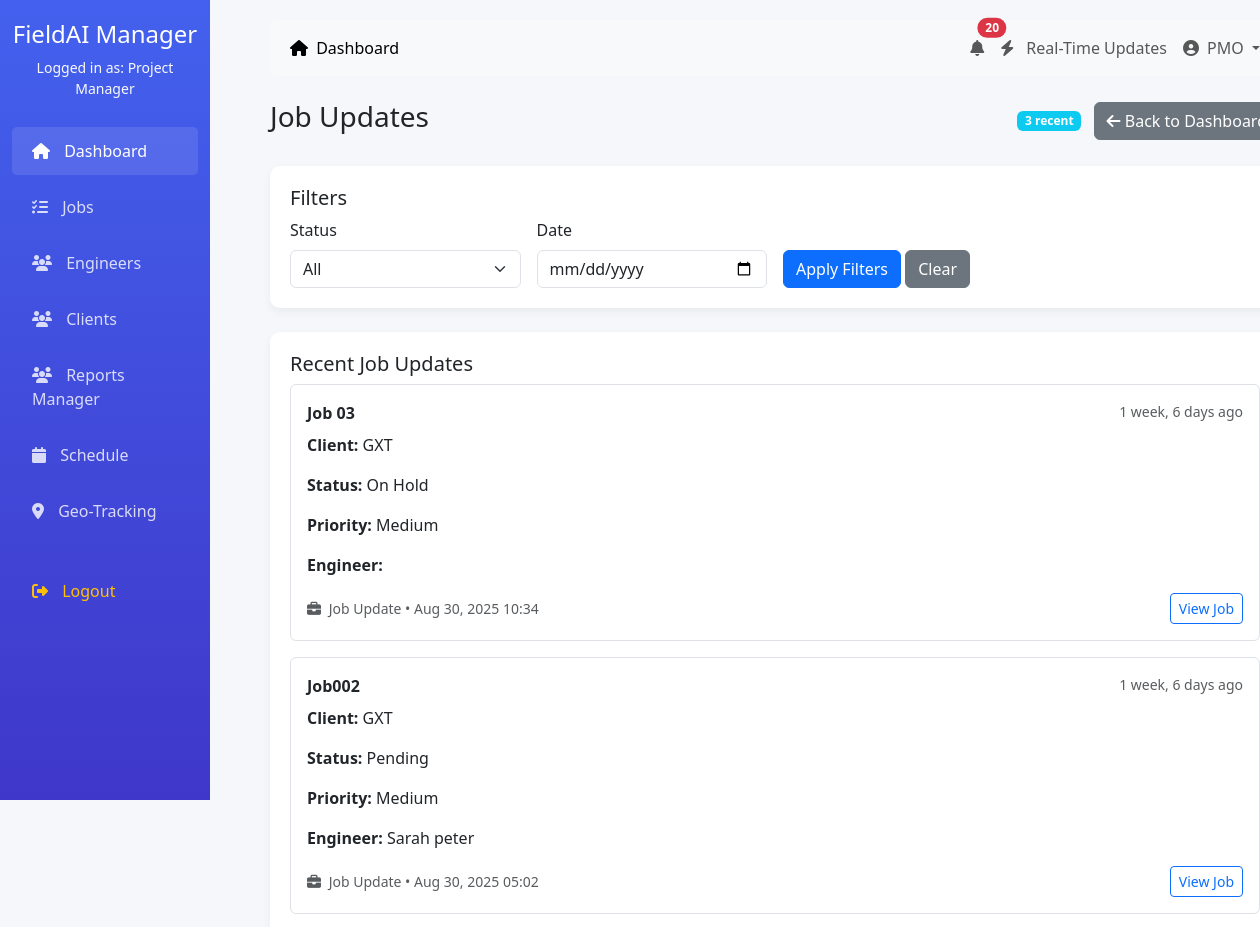
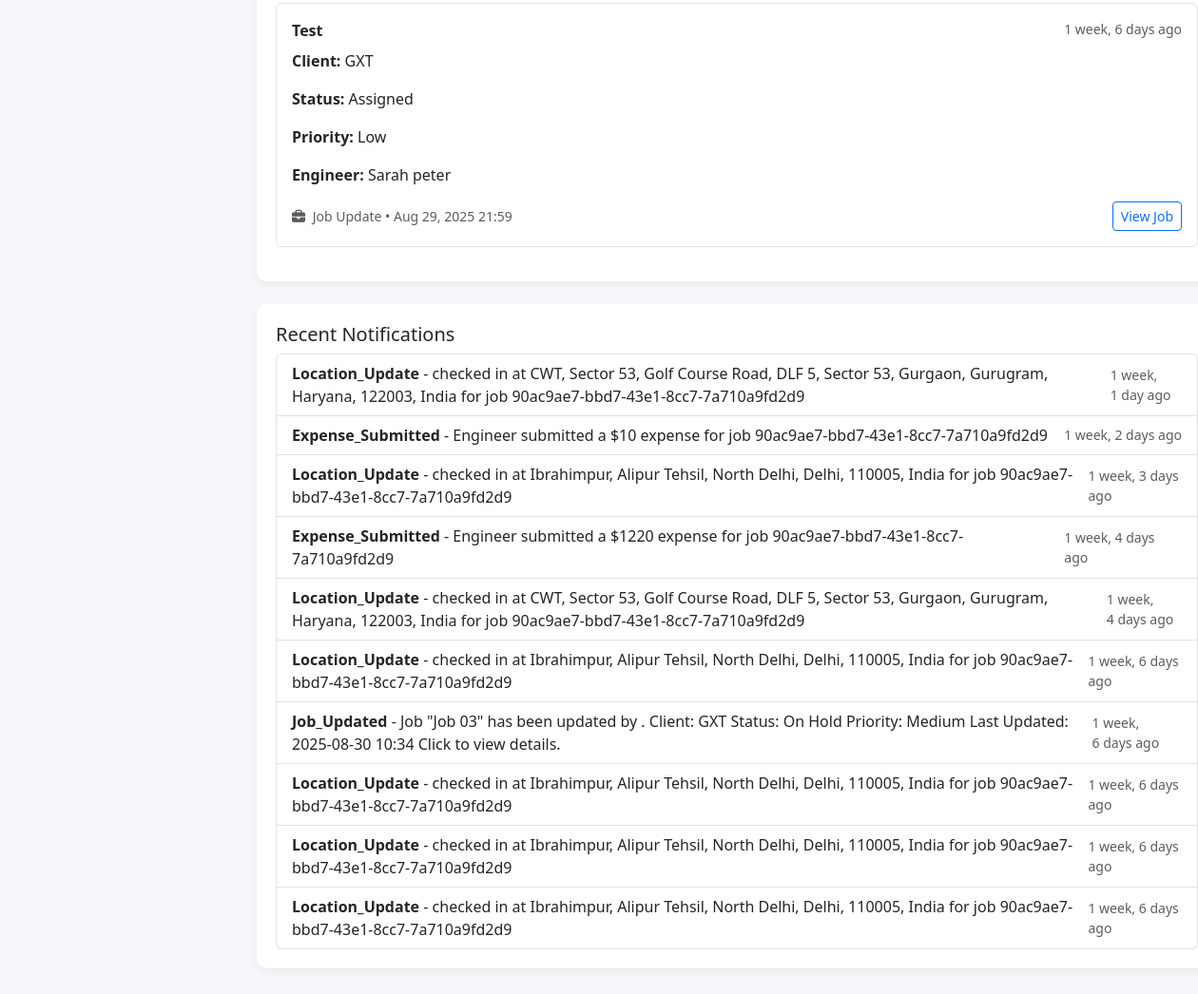
Screenshot of /dashboard/manager/real-time-updates-page/ (signed in) with the database file from the repository (2 pictures, top to bottom).
### accounts/models.py (models this page shows, shortened)
class CustomUser(AbstractUser):
    ROLE_CHOICES = (
        ('admin', 'Admin'),
        ('manager', 'Project Manager'),
        ('engineer', 'Field Engineer'),
        ('client', 'Client'),
        ('accounts', 'Accounts Team'),
    )
    role = models.CharField(max_length=20, choices=ROLE_CHOICES, default='engineer')
    phone = models.CharField(max_length=15, blank=True)
    address = models.TextField(blank=True)
    profile_picture = models.ImageField(upload_to='profiles/', blank=True)
    created_at = models.DateTimeField(auto_now=True)
    updated_at = models.DateTimeField(auto_now=True)

class Job(models.Model):
    JOB_STATUS = (
        ('pending', 'Pending'),
        ('assigned', 'Assigned'),
        ('in_progress', 'In Progress'),
        ('completed', 'Completed'),
        ('cancelled', 'Cancelled'),
        ('on_hold', 'On Hold'),
    )
    PRIORITY_LEVEL = (
        ('low', 'Low'),
        ('medium', 'Medium'),
        ('high', 'High'),
        ('urgent', 'Urgent'),
    )
    job_id = models.CharField(max_length=20, unique=True, default=uuid.uuid4)
    title = models.CharField(max_length=200)
    description = models.TextField()
    service_type = models.ForeignKey(ServiceType, on_delete=models.PROTECT)
    client = models.ForeignKey(ClientCompany, on_delete=models.CASCADE)
    client_contact = models.ForeignKey(ClientContact, on_delete=models.SET_NULL, null=True, blank=True)
    assigned_engineer = models.ForeignKey(EngineerProfile, on_delete=models.SET_NULL, null=True, blank=True, related_name='assigned_jobs')
    priority = models.CharField(max_length=10, choices=PRIORITY_LEVEL, default='medium')
    status = models.CharField(max_length=20, choices=JOB_STATUS, default='pending')
    scheduled_date = models.DateTimeField()
    estimated_duration = models.DurationField()  # in minutes
    actual_start_time = models.DateTimeField(null=True, blank=True)
    actual_end_time = models.DateTimeField(null=True, blank=True)
    location = models.TextField()
    latitude = models.DecimalField(max_digits=9, decimal_places=6, null=True, blank=True)
    longitude = models.DecimalField(max_digits=9, decimal_places=6, null=True, blank=True)
    created_by = models.ForeignKey(CustomUser, on_delete=models.SET_NULL, null=True, related_name='created_jobs')
    created_at = models.DateTimeField(auto_now_add=True)
    updated_at = models.DateTimeField(auto_now=True)
    last_updated = models.DateTimeField(auto_now=True)
    updated_by = models.ForeignKey(CustomUser, on_delete=models.SET_NULL, null=True, blank=True, related_name='updated_jobs')

class ClientCompany(models.Model):   # or maybe named Client?
    name = models.CharField(max_length=255)
    contact_email = models.EmailField()
    contact_phone = models.CharField(max_length=20, blank=True, null=True)
    address = models.TextField(blank=True, null=True)
    industry = models.CharField(max_length=100, blank=True, null=True)
    website = models.URLField(blank=True, null=True)
    is_active = models.BooleanField(default=True)

class Notification(models.Model):
    NOTIFICATION_TYPE = (
        ('job_assigned', 'Job Assigned'),
        ('job_updated', 'Job Updated'),
        ('job_completed', 'Job Completed'),
        ('invoice_sent', 'Invoice Sent'),
        ('payment_received', 'Payment Received'),
        ('system', 'System Notification'),
        ('alert', 'Alert'),
    )
    user = models.ForeignKey(CustomUser, on_delete=models.CASCADE, related_name='notifications')
    notification_type = models.CharField(max_length=20, choices=NOTIFICATION_TYPE)
    title = models.CharField(max_length=200)
    message = models.TextField()
    is_read = models.BooleanField(default=False)
    related_object_type = models.CharField(max_length=50, blank=True)  # e.g., 'job', 'invoice'
    related_object_id = models.PositiveIntegerField(null=True, blank=True)
    created_at = models.DateTimeField(auto_now_add=True)
    class Meta:
        ordering = ['-created_at']

### dashboard/views.py (the view)
# urls.py: path("manager/real-time-updates-page/", views.manager_job_updates_real_time_page, name="manager_real_time_updates_page"),
@login_required
def manager_job_updates_real_time_page(request):
    if request.user.role != 'manager':
        messages.error(request, 'You do not have permission to access this page.')
        return redirect('dashboard:redirect_dashboard')
    updated_jobs = Job.objects.all().order_by('-last_updated')[:20]
    recent_notifications = Notification.objects.filter(
        user=request.user,
        notification_type__in=['job_updated', 'job_assigned', 'expense_submitted', 'location_update']
    ).order_by('-created_at')[:10]
    context = {
        'updated_jobs': [
            {
                'id': job.id,
                'job_id': job.job_id,
                'title': job.title,
                'client': job.client.name,
                'status': job.get_status_display(),
                'priority': job.get_priority_display(),
                'assigned_engineer': job.assigned_engineer.user.get_full_name() if job.assigned_engineer else 'Unassigned',
                'last_updated': job.last_updated,
                'updated_by': job.updated_by.get_full_name() if job.updated_by else 'System',
            }
            for job in updated_jobs
        ],
        'notifications': [
            {
                'id': n.id,
                'title': n.title,
                'message': n.message,
                'type': n.notification_type,
                'created_at': n.created_at,
            }
            for n in recent_notifications
        ]
    }
    return render(request, "dashboard/manager_job_updates_real_time.html", context)

### dashboard/templates/dashboard/manager_job_updates_real_time.html (shortened to what this page needs)
{% extends '../dashboard/base.html' %}
{% block content %}
<div class="d-flex justify-content-between align-items-center mb-4">
    <h3>Job Updates</h3>
    <div>
        <span class="badge bg-info me-2">{{ updated_jobs|length }} recent</span>
        <a href="{% url 'dashboard:manager_real_time_updates_page' %}" class="btn btn-secondary">
            <i class="fas fa-arrow-left"></i> Back to Dashboard
        </a>
    </div>
</div>
<div class="dashboard-card mb-4">
    <h5>Filters</h5>
    <form method="get" class="row g-3">
        <div class="col-md-3">
            <label class="form-label">Status</label>
            <select class="form-select" name="status">
                <option value="">All</option>
            </select>
        </div>
        <div class="col-md-3">
            <label class="form-label">Date</label>
            <input type="date" class="form-control" name="date" value="{{ request.GET.date }}">
        </div>
        <div class="col-md-3 align-self-end">
            <button type="submit" class="btn btn-primary">Apply Filters</button>
            <a href="{% url 'dashboard:manager_real_time_updates_page' %}" class="btn btn-secondary">Clear</a>
        </div>
    </form>
</div>
<div class="dashboard-card mb-4">
    <h5>Recent Job Updates</h5>
    {% if updated_jobs %}
        <div class="notifications-list">
            {% for job in updated_jobs %}
            <div class="notification-item mb-3 p-3 border rounded">
                <div class="d-flex justify-content-between align-items-start mb-2">
                    <strong>{{ job.title }}</strong>
                    <small class="text-muted">{{ job.last_updated|timesince }} ago</small>
                </div>
                <div class="notification-content">
                    <p><strong>Client:</strong> {{ job.client }}</p>
                    <p><strong>Status:</strong> {{ job.status }}</p>
                    <p><strong>Priority:</strong> {{ job.priority }}</p>
                    <p><strong>Engineer:</strong> {{ job.assigned_engineer }}</p>
                </div>
                <div class="d-flex justify-content-between align-items-center mt-2">
                    <small class="text-muted">
                        <i class="fas fa-briefcase me-1"></i>
                        Job Update • {{ job.last_updated|date:"M d, Y H:i" }}
                    </small>
                    <a href="/dashboard/jobs/{{ job.job_id }}/" class="btn btn-sm btn-outline-primary">
                        View Job
                    </a>
                </div>
            </div>
            {% endfor %}
        </div>
    {% else %}
        <div class="text-center py-4">
            <i class="fas fa-check-circle fa-3x text-muted mb-3"></i>
            <p class="text-muted">No recent job updates</p>
        </div>
    {% endif %}
</div>
<div class="dashboard-card">
    <h5>Recent Notifications</h5>
    {% if notifications %}
        <ul class="list-group">
            {% for n in notifications %}
            <li class="list-group-item d-flex justify-content-between align-items-center">
                <span>
                    <strong>{{ n.type|title }}</strong> - {{ n.message }}
                </span>
                <small class="text-muted">{{ n.created_at|timesince }} ago</small>
            </li>
            {% endfor %}
        </ul>
    {% else %}
        <div class="text-center py-4">
            <i class="fas fa-bell-slash fa-3x text-muted mb-3"></i>
            <p class="text-muted">No recent notifications</p>
        </div>
    {% endif %}
</div>
{% endblock %}

### dashboard/templates/dashboard/base.html (shortened to what this page needs)
<!DOCTYPE html>
<html lang="en">
<head>
    <link href="https://cdn.jsdelivr.net/npm/bootstrap@5.3.0/dist/css/bootstrap.min.css" rel="stylesheet">
    <link rel="stylesheet" href="https://cdnjs.cloudflare.com/ajax/libs/font-awesome/6.4.0/css/all.min.css">
</head>
<body>
    <div class="container-fluid">
        <div class="row">
            <div class="col-md-2 sidebar d-none d-md-block">
                <div class="text-center mb-4">
                    <h4>FieldAI Manager</h4>
                    <p class="text-light small">Logged in as: {{ user.get_role_display }}</p>
                </div>
                <ul class="nav flex-column">
                    <li class="nav-item">
                        <a class="nav-link active" href="{% if user.role == 'admin' %}{% url 'dashboard:admin_dashboard' %}{% elif user.role == 'manager' %}{% url 'dashboard:manager_dashboard' %}{% elif user.role == 'engineer' %}{% url 'dashboard:engineer_dashboard' %}{% elif user.role == 'client' %}{% url 'dashboard:client_dashboard' %}{% elif user.role == 'accounts' %}{% url 'dashboard:accounts_dashboard' %}{% else %}#{% endif %}">
                            <i class="fas fa-home"></i> Dashboard
                        </a>
                    </li>
                    <li class="nav-item">
                        <a class="nav-link" href="{% if user.role == 'manager' %}{% url 'dashboard:manager_jobs' %}{% elif user.role == 'engineer' %}{% url 'dashboard:engineer_jobs' %}{% else %}#{% endif %}">
                            <i class="fas fa-tasks"></i> Jobs
                        </a>
                    </li>
                    {% if user.role == 'admin' or user.role == 'manager' %}
                    <li class="nav-item">
                        <a class="nav-link" href="{% url 'dashboard:manager_engineers' %}">
                            <i class="fas fa-users"></i> Engineers
                        </a>
                    </li>
                    <li class="nav-item">
                        <a class="nav-link" href="{% url 'dashboard:client_list' %}">
                            <i class="fas fa-users"></i> Clients
                        </a>
                    </li>
                    {% endif %}
                    {% if user.role == 'manager' %}
                    <li class="nav-item">
                        <a class="nav-link" href="{% url 'dashboard:manager_report' %}">
                            <i class="fas fa-users"></i> Reports Manager
                        </a>
                    </li>
                    {% endif %}
                    <li class="nav-item">
                        <a class="nav-link" href="#">
                            <i class="fas fa-calendar"></i> Schedule
                        </a>
                    </li>
                    <li class="nav-item">
                        <a class="nav-link" href="#">
                            <i class="fas fa-map-marker-alt"></i> Geo-Tracking
                        </a>
                    </li>
                    <li class="nav-item mt-4">
                        <a class="nav-link text-warning" href="{% url 'accounts:logout' %}">
                            <i class="fas fa-sign-out-alt"></i> Logout
                        </a>
                    </li>
                </ul>
            </div>
            <div class="col-md-10 main-content">
                <nav class="navbar navbar-expand-lg navbar-light bg-light mb-4 rounded">
                    <div class="container-fluid">
                        <div class="collapse navbar-collapse" id="navbarNav">
                            <ul class="navbar-nav me-auto">
                                <li class="nav-item">
                                    <a class="nav-link active" href="{% if user.role == 'admin' %}{% url 'dashboard:admin_dashboard' %}{% elif user.role == 'manager' %}{% url 'dashboard:manager_dashboard' %}{% elif user.role == 'engineer' %}{% url 'dashboard:engineer_dashboard' %}{% elif user.role == 'client' %}{% url 'dashboard:client_dashboard' %}{% elif user.role == 'accounts' %}{% url 'dashboard:accounts_dashboard' %}{% else %}#{% endif %}">
                                        <i class="fas fa-home me-1"></i> Dashboard
                                    </a>
                                </li>
                            </ul>
                            <ul class="navbar-nav">
                                {% if user.role == 'manager' or user.role == 'accounts' %}
                                <li class="nav-item">
                                    <a class="nav-link position-relative" href="{% if user.role == 'manager' %}{% url 'dashboard:manager_notifications' %}{% elif user.role == 'accounts' %}{% url 'dashboard:accounts_notifications' %}{% else %}#{% endif %}">
                                        <i class="fas fa-bell"></i>
                                        <span class="position-absolute top-0 start-100 translate-middle badge rounded-pill bg-danger d-none"
                                              id="notificationBadge">
                                        </span>
                                    </a>
                                </li>
                                <li class="nav-item">
    <a class="nav-link" href="{% url 'dashboard:manager_real_time_updates_page' %}">
        <i class="fas fa-bolt me-2"></i> Real-Time Updates
    </a>
</li>
                                {% endif %}
                                <li class="nav-item dropdown">
                                    <a class="nav-link dropdown-toggle" href="#" id="navbarDropdown" role="button" data-bs-toggle="dropdown">
                                        <i class="fas fa-user-circle me-1"></i> {{ user.username }}
                                    </a>
                                </li>
                            </ul>
                        </div>
                    </div>
                </nav>
                {% block content %}
                {% endblock %}
            </div>
        </div>
    </div>
</body>
</html>

### dashboard/templates/dashboard/base.html (style rules this page uses)
:root { --primary: #4361ee; --secondary: #3f37c9; --success: #4cc9f0; --info: #4895ef; --warning: #f72585; --danger: #e63946; --light: #f8f9fa; --dark: #212529; }
body { font-family: 'Segoe UI', Tahoma, Geneva, Verdana, sans-serif; background-color: #f5f7fb; }
.sidebar { background: linear-gradient(to bottom, var(--primary), var(--secondary)); color: white; height: 100vh; position: fixed; padding-top: 20px; }
.sidebar .nav-link { color: rgba(255, 255, 255, 0.8); padding: 12px 20px; margin: 4px 0; border-radius: 5px; }
.sidebar .nav-link:hover, .sidebar .nav-link.active { background-color: rgba(255, 255, 255, 0.1); color: white; }
.sidebar .nav-link i { margin-right: 10px; }
.main-content { margin-left: 250px; padding: 20px; }
.dashboard-card { background: white; border-radius: 10px; box-shadow: 0 4px 10px rgba(0, 0, 0, 0.05); padding: 20px; margin-bottom: 20px; transition: transform 0.3s; }

### rows the page displays
CustomUser: role "Project Manager", username "PMO"
Job: title "Job 03", last_updated "1 week, 6 days", last_updated "Aug 30, 2025 10:34"
ClientCompany: client "GXT"
Job: title "Job002", last_updated "1 week, 6 days", client "GXT", status "Pending", priority "Medium", assigned_engineer "Sarah peter", last_updated "Aug 30, 2025 05:02"
Job: title "Test", last_updated "1 week, 6 days", client "GXT", status "Assigned", priority "Low", assigned_engineer "Sarah peter", last_updated "Aug 29, 2025 21:59"
Notification: type "Location_Update", message "checked in at CWT, Sector 53, Golf Course Road, DLF 5, Sector 53, Gurgaon, Gurugram, Haryana, 122003, India for job 90ac9ae7-bbd7-43e1-8cc7-7a710a9fd2d9", created_at "1 week, 1 day"
Notification: type "Expense_Submitted", message "Engineer submitted a $10 expense for job 90ac9ae7-bbd7-43e1-8cc7-7a710a9fd2d9", created_at "1 week, 2 days"
Notification: type "Location_Update", message "checked in at Ibrahimpur, Alipur Tehsil, North Delhi, Delhi, 110005, India for job 90ac9ae7-bbd7-43e1-8cc7-7a710a9fd2d9", created_at "1 week, 3 days"
Notification: type "Expense_Submitted", message "Engineer submitted a $1220 expense for job 90ac9ae7-bbd7-43e1-8cc7-7a710a9fd2d9", created_at "1 week, 4 days"
Notification: type "Location_Update", message "checked in at CWT, Sector 53, Golf Course Road, DLF 5, Sector 53, Gurgaon, Gurugram, Haryana, 122003, India for job 90ac9ae7-bbd7-43e1-8cc7-7a710a9fd2d9", created_at "1 week, 4 days"
Notification: type "Location_Update", message "checked in at Ibrahimpur, Alipur Tehsil, North Delhi, Delhi, 110005, India for job 90ac9ae7-bbd7-43e1-8cc7-7a710a9fd2d9", created_at "1 week, 6 days"
Notification: type "Job_Updated", message "Job \"Job 03\" has been updated by . Client: GXT Status: On Hold Priority: Medium Last Updated: 2025-08-30 10:34 Click to view details.", created_at "1 week, 6 days"
Notification: type "Location_Update", message "checked in at Ibrahimpur, Alipur Tehsil, North Delhi, Delhi, 110005, India for job 90ac9ae7-bbd7-43e1-8cc7-7a710a9fd2d9", created_at "1 week, 6 days"
Notification: type "Location_Update", message "checked in at Ibrahimpur, Alipur Tehsil, North Delhi, Delhi, 110005, India for job 90ac9ae7-bbd7-43e1-8cc7-7a710a9fd2d9", created_at "1 week, 6 days"
Notification: type "Location_Update", message "checked in at Ibrahimpur, Alipur Tehsil, North Delhi, Delhi, 110005, India for job 90ac9ae7-bbd7-43e1-8cc7-7a710a9fd2d9", created_at "1 week, 6 days"

### other values shown
{{ updated_jobs|length }} "3"
{{ job.status }} "On Hold"
{{ job.priority }} "Medium"
